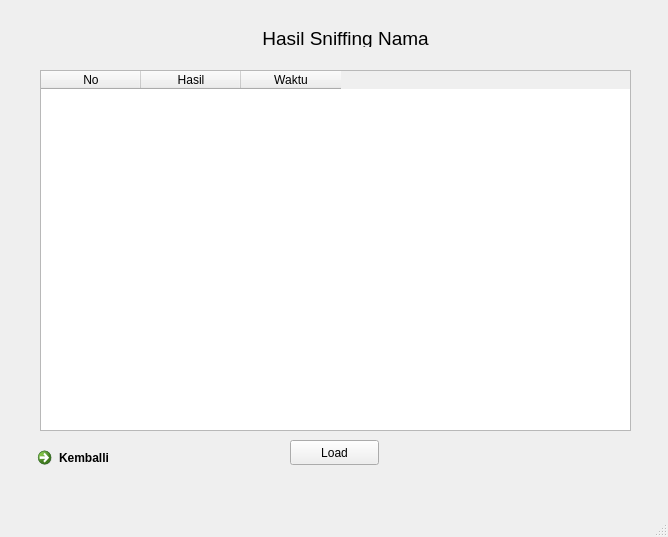
<?xml version="1.0" encoding="UTF-8"?>
<ui version="4.0">
 <class>Hasil_sniffing</class>
 <widget class="QMainWindow" name="Hasil_sniffing">
  <property name="geometry">
   <rect>
    <x>0</x>
    <y>0</y>
    <width>668</width>
    <height>537</height>
   </rect>
  </property>
  <property name="windowTitle">
   <string>Hasil Sniffing</string>
  </property>
  <widget class="QWidget" name="centralwidget">
   <widget class="QTableWidget" name="tableWidget">
    <property name="geometry">
     <rect>
      <x>40</x>
      <y>70</y>
      <width>591</width>
      <height>361</height>
     </rect>
    </property>
    <column>
     <property name="text">
      <string>No</string>
     </property>
    </column>
    <column>
     <property name="text">
      <string>Hasil</string>
     </property>
    </column>
    <column>
     <property name="text">
      <string>Waktu</string>
     </property>
    </column>
   </widget>
   <widget class="QCommandLinkButton" name="commandLinkButton">
    <property name="geometry">
     <rect>
      <x>30</x>
      <y>440</y>
      <width>177</width>
      <height>41</height>
     </rect>
    </property>
    <property name="text">
     <string>Kemballi</string>
    </property>
   </widget>
   <widget class="QLabel" name="label">
    <property name="geometry">
     <rect>
      <x>180</x>
      <y>30</y>
      <width>331</width>
      <height>17</height>
     </rect>
    </property>
    <property name="font">
     <font>
      <pointsize>14</pointsize>
     </font>
    </property>
    <property name="layoutDirection">
     <enum>Qt::LeftToRight</enum>
    </property>
    <property name="text">
     <string>Hasil Sniffing Nama</string>
    </property>
    <property name="alignment">
     <set>Qt::AlignCenter</set>
    </property>
   </widget>
   <widget class="QPushButton" name="pushButton">
    <property name="geometry">
     <rect>
      <x>290</x>
      <y>440</y>
      <width>89</width>
      <height>25</height>
     </rect>
    </property>
    <property name="text">
     <string>Load</string>
    </property>
   </widget>
  </widget>
  <widget class="QMenuBar" name="menubar">
   <property name="geometry">
    <rect>
     <x>0</x>
     <y>0</y>
     <width>668</width>
     <height>22</height>
    </rect>
   </property>
  </widget>
  <widget class="QStatusBar" name="statusbar"/>
 </widget>
 <resources/>
 <connections/>
</ui>
